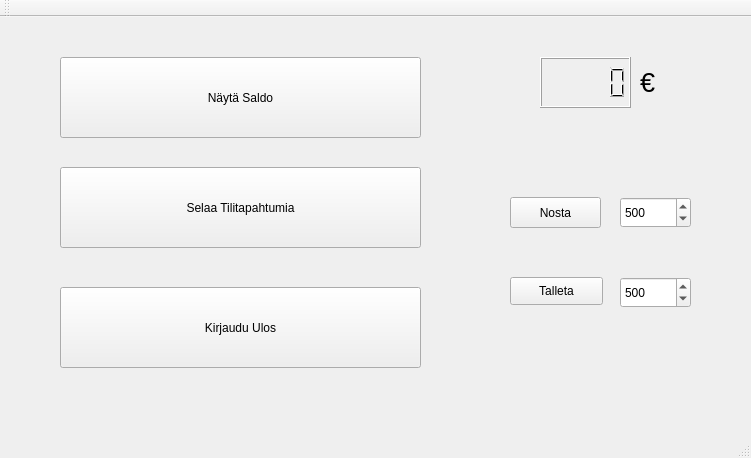
<?xml version="1.0" encoding="UTF-8"?>
<ui version="4.0">
 <class>MainWindow</class>
 <widget class="QMainWindow" name="MainWindow">
  <property name="geometry">
   <rect>
    <x>0</x>
    <y>0</y>
    <width>751</width>
    <height>458</height>
   </rect>
  </property>
  <property name="windowTitle">
   <string>BankSimul</string>
  </property>
  <widget class="QWidget" name="centralWidget">
   <widget class="QPushButton" name="pushButton_saldo">
    <property name="geometry">
     <rect>
      <x>60</x>
      <y>40</y>
      <width>361</width>
      <height>81</height>
     </rect>
    </property>
    <property name="text">
     <string>Näytä Saldo</string>
    </property>
   </widget>
   <widget class="QPushButton" name="pushButton_tapahtumat">
    <property name="geometry">
     <rect>
      <x>60</x>
      <y>150</y>
      <width>361</width>
      <height>81</height>
     </rect>
    </property>
    <property name="text">
     <string>Selaa Tilitapahtumia</string>
    </property>
   </widget>
   <widget class="QPushButton" name="pushButton_ulos">
    <property name="geometry">
     <rect>
      <x>60</x>
      <y>270</y>
      <width>361</width>
      <height>81</height>
     </rect>
    </property>
    <property name="text">
     <string>Kirjaudu Ulos</string>
    </property>
   </widget>
   <widget class="QPushButton" name="pushButton_nosta">
    <property name="geometry">
     <rect>
      <x>510</x>
      <y>180</y>
      <width>91</width>
      <height>31</height>
     </rect>
    </property>
    <property name="text">
     <string>Nosta</string>
    </property>
   </widget>
   <widget class="QLabel" name="label_euro">
    <property name="geometry">
     <rect>
      <x>640</x>
      <y>40</y>
      <width>121</width>
      <height>51</height>
     </rect>
    </property>
    <property name="font">
     <font>
      <pointsize>20</pointsize>
     </font>
    </property>
    <property name="text">
     <string>€</string>
    </property>
   </widget>
   <widget class="QLCDNumber" name="lcdNumber">
    <property name="geometry">
     <rect>
      <x>540</x>
      <y>40</y>
      <width>91</width>
      <height>51</height>
     </rect>
    </property>
    <property name="font">
     <font>
      <pointsize>12</pointsize>
      <weight>75</weight>
      <bold>true</bold>
     </font>
    </property>
   </widget>
   <widget class="QPushButton" name="pushButton_talleta">
    <property name="geometry">
     <rect>
      <x>510</x>
      <y>260</y>
      <width>93</width>
      <height>28</height>
     </rect>
    </property>
    <property name="text">
     <string>Talleta</string>
    </property>
   </widget>
   <widget class="QSpinBox" name="spinBox_talleta">
    <property name="geometry">
     <rect>
      <x>620</x>
      <y>260</y>
      <width>71</width>
      <height>31</height>
     </rect>
    </property>
    <property name="minimum">
     <number>50</number>
    </property>
    <property name="maximum">
     <number>1000</number>
    </property>
    <property name="singleStep">
     <number>50</number>
    </property>
    <property name="value">
     <number>500</number>
    </property>
   </widget>
   <widget class="QSpinBox" name="spinBox_nosta">
    <property name="geometry">
     <rect>
      <x>620</x>
      <y>180</y>
      <width>71</width>
      <height>31</height>
     </rect>
    </property>
    <property name="minimum">
     <number>50</number>
    </property>
    <property name="maximum">
     <number>1000</number>
    </property>
    <property name="singleStep">
     <number>50</number>
    </property>
    <property name="value">
     <number>500</number>
    </property>
   </widget>
  </widget>
  <widget class="QMenuBar" name="menuBar">
   <property name="geometry">
    <rect>
     <x>0</x>
     <y>0</y>
     <width>751</width>
     <height>26</height>
    </rect>
   </property>
  </widget>
  <widget class="QToolBar" name="mainToolBar">
   <attribute name="toolBarArea">
    <enum>TopToolBarArea</enum>
   </attribute>
   <attribute name="toolBarBreak">
    <bool>false</bool>
   </attribute>
  </widget>
  <widget class="QStatusBar" name="statusBar"/>
 </widget>
 <layoutdefault spacing="6" margin="11"/>
 <resources/>
 <connections/>
</ui>
